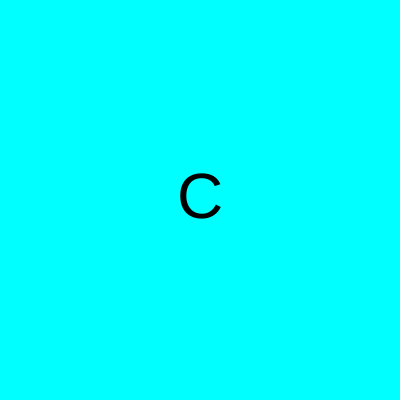
Frame 1 (no input)
Frame 60 (no input): identical to frame 1, image omitted
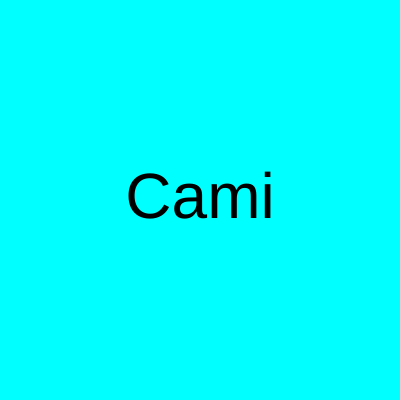
Frame 120 (the mouse pressed at the canvas centre since frame 60)

The p5.js sketch that drew these frames (run headless with seeded random() and noise() and a simulated clock; from frame 60 on, the mouse is pressed at the canvas centre):

// p5.js sketch
// ── sketch.js
let palavra;
function setup() {
  createCanvas(400, 400);
  palavra = palavraAleatoria();
}
function palavraAleatoria(){
  let palavras = ["Caminhante", "Caminho", "Caminha"];
  return random(palavras);
}

function inicializaCores(){
  background("cyan");
  fill("black");
  textSize(64);
  textAlign(CENTER, CENTER);
}

function palavraParcial (minimo, maximo){
  let quantidade = map(mouseX, minimo, maximo, 1, palavra.length);
  let parcial = palavra.substring(0, quantidade);
  return parcial;
}

function draw() {
  inicializaCores();
  let texto = palavraParcial(0, width);
  text(texto, 200, 200);
  
}
